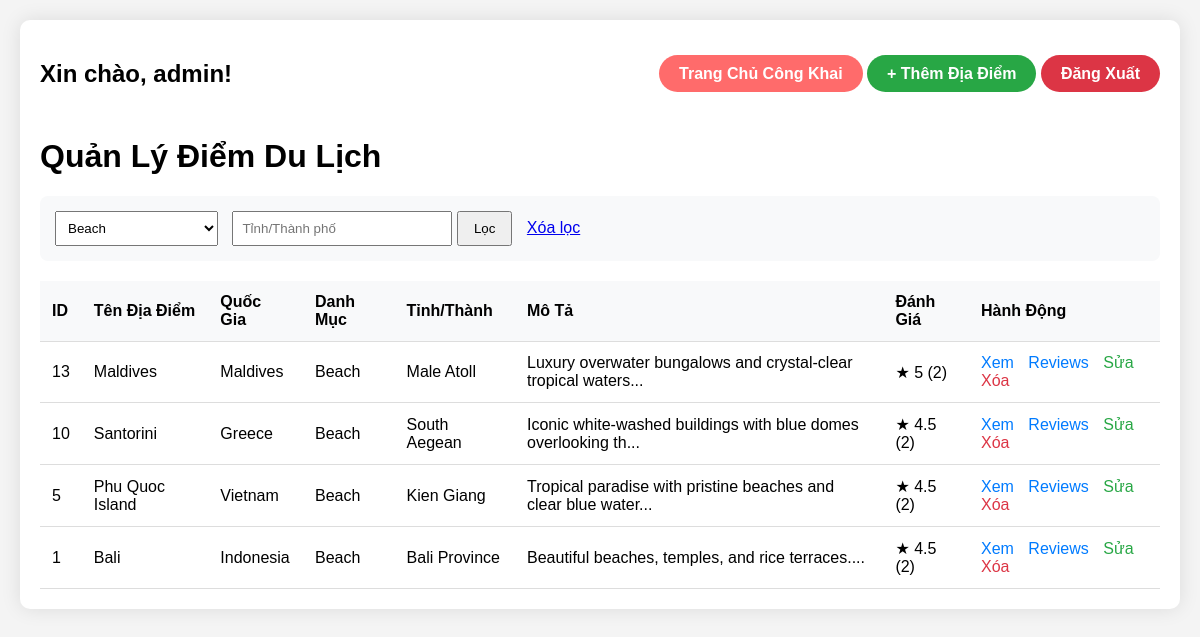
Screenshot of /index.php?category=Beach (signed in) with the database file from the repository.
### tables this page shows
CREATE TABLE IF NOT EXISTS destinations (
    destination_id INT AUTO_INCREMENT PRIMARY KEY,
    name VARCHAR(100) NOT NULL,
    country VARCHAR(100) NOT NULL,
    description TEXT,
    image_url VARCHAR(10000),
     category VARCHAR(50),
    province VARCHAR(100)
);

### index.php (the view, shortened to what this page needs)
<?php
include 'config.php';
$is_admin = ($_SESSION['role'] ?? 'user') === 'admin';
$category = isset($_GET['category']) ? trim($_GET['category']) : '';
$province = isset($_GET['province']) ? trim($_GET['province']) : '';
$query = "SELECT * FROM destinations WHERE 1=1";
$params = [];
$types = '';
if ($is_admin) {
    if ($category) {
        $query .= " AND category = ?";
        $params[] = $category;
        $types .= 's';
    }
}
$query .= " ORDER BY destination_id DESC";
$stmt = $conn->prepare($query);
if ($params) {
    $stmt->bind_param($types, ...$params);
}
$stmt->execute();
$result = $stmt->get_result();
?>
<!DOCTYPE html>
<html lang="vi">
<head>
</head>
<body>
<div class="container">
    <div class="header">
        <h2>Xin chào, <strong><?= htmlspecialchars($_SESSION['username']) ?></strong>!</h2>
        <div>
            <a href="landing.php" class="btn">Trang Chủ Công Khai</a>
            <?php if ($is_admin): ?>
                <a href="form.php" class="btn btn-add">+ Thêm Địa Điểm</a>
            <?php endif; ?>
            <a href="logout.php" class="btn btn-logout">Đăng Xuất</a>
        </div>
    </div>
    <h1>Quản Lý Điểm Du Lịch</h1>
    <?php if ($is_admin): ?>
    <div class="filter-box">
        <form method="GET">
            <select name="category" style="padding:8px; margin-right:10px;">
                <option value="Beach" <?= $category==='Beach'?'selected':'' ?>>Beach</option>
            </select>
            <input type="text" name="province" value="<?=htmlspecialchars($province)?>" placeholder="Tỉnh/Thành phố" style="padding:8px; width:200px;">
            <button type="submit" style="padding:8px 15px;">Lọc</button>
            <a href="index.php" style="margin-left:10px;">Xóa lọc</a>
        </form>
    </div>
    <?php endif; ?>
    <table>
        <thead>
            <tr>
                <th>ID</th>
                <th>Tên Địa Điểm</th>
                <th>Quốc Gia</th>
                <?php if ($is_admin): ?>
                    <th>Danh Mục</th>
                    <th>Tỉnh/Thành</th>
                <?php endif; ?>
                <th>Mô Tả</th>
                <th>Đánh Giá</th>
                <th>Hành Động</th>
            </tr>
        </thead>
        <tbody>
            <?php if ($result && $result->num_rows > 0): ?>
                <?php while ($row = $result->fetch_assoc()): ?>
                    <?php
                    $review_stmt = $conn->prepare("SELECT AVG(rating) as avg_rating, COUNT(*) as review_count FROM reviews WHERE destination_id = ?");
                    $review_stmt->bind_param("i", $row['destination_id']);
                    $review_stmt->execute();
                    $review_result = $review_stmt->get_result();
                    $review_data = $review_result->fetch_assoc();
                    $avg_rating = $review_data['avg_rating'] ? round($review_data['avg_rating'], 1) : 'Chưa có';
                    $review_count = $review_data['review_count'] ?? 0;
                    ?>
                    <tr>
                        <td><?= $row['destination_id'] ?></td>
                        <td><?= htmlspecialchars($row['name']) ?></td>
                        <td><?= htmlspecialchars($row['country']) ?></td>
                        <?php if ($is_admin): ?>
                            <td><?= htmlspecialchars($row['category'] ?? 'N/A') ?></td>
                            <td><?= htmlspecialchars($row['province'] ?? 'N/A') ?></td>
                        <?php endif; ?>
                        <td><?= htmlspecialchars(substr($row['description'], 0, 60)) ?>...</td>
                        <td>★ <?= $avg_rating ?> (<?= $review_count ?>)</td>
                        <td class="action-links">
                            <a href="detail.php?id=<?= $row['destination_id'] ?>" class="view">Xem</a>
                            <a href="reviews.php?destination_id=<?= $row['destination_id'] ?>" class="view">Reviews</a>
                            <?php if ($is_admin): ?>
                                <a href="form.php?id=<?= $row['destination_id'] ?>" class="edit">Sửa</a>
                                <a href="delete_destination.php?id=<?= $row['destination_id'] ?>" class="delete"
                                   onclick="return confirm('Xóa địa điểm này?');">Xóa</a>
                            <?php endif; ?>
                        </td>
                    </tr>
                <?php endwhile; ?>
            <?php else: ?>
                <tr><td colspan="8" style="text-align:center; padding:30px;">Không có dữ liệu</td></tr>
            <?php endif; ?>
        </tbody>
    </table>
</div>
</body>
</html>

### index.php (style rules this page uses)
body { font-family: Arial, sans-serif; margin: 0; padding: 20px; background: #f4f4f4; }
.container { max-width: 1200px; margin: 0 auto; background: white; padding: 20px; border-radius: 10px; box-shadow: 0 0 20px rgba(0,0,0,0.1); }
.header { display: flex; justify-content: space-between; align-items: center; margin-bottom: 30px; flex-wrap: wrap; gap: 15px; }
.header a { text-decoration: none; }
.btn { padding: 10px 20px; background: #ff6b6b; color: white; border-radius: 50px; text-decoration: none; font-weight: bold; }
.btn-add { background: #28a745; }
.btn-logout { background: #dc3545; }
table { width: 100%; border-collapse: collapse; margin-top: 20px; }
th, td { padding: 12px; text-align: left; border-bottom: 1px solid #ddd; }
th { background: #f8f9fa; }
.action-links a { margin-right: 10px; text-decoration: none; }
.view { color: #007bff; }
.edit { color: #28a745; }
.delete { color: #dc3545; }
.filter-box { margin: 20px 0; padding: 15px; background: #f8f9fa; border-radius: 8px; }

### rows the page displays
destinations: destination_id "13", name "Maldives", country "Maldives", category "Beach", province "Male Atoll", description "Luxury overwater bungalows and crystal-clear tropical waters", avg_rating "5", review_count "2"
destinations: destination_id "10", name "Santorini", country "Greece", category "Beach", province "South Aegean", description "Iconic white-washed buildings with blue domes overlooking th", avg_rating "4.5", review_count "2"
destinations: destination_id "5", name "Phu Quoc Island", country "Vietnam", category "Beach", province "Kien Giang", description "Tropical paradise with pristine beaches and clear blue water", avg_rating "4.5", review_count "2"
destinations: destination_id "1", name "Bali", country "Indonesia", category "Beach", province "Bali Province", description "Beautiful beaches, temples, and rice terraces.", avg_rating "4.5", review_count "2"

### other values shown
$_SESSION['username'] "admin"
